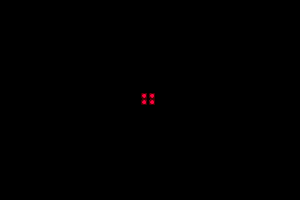
Frame 1 (no input)
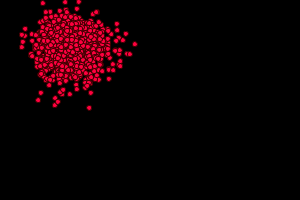
Frame 60 (the mouse pressed at the canvas centre just before this capture)
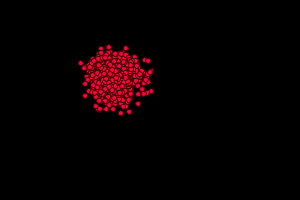
Frame 120 (the mouse held since frame 60 and released just before this capture)

The Processing sketch that drew these frames (run headless with seeded random() and noise(); from frame 60 on, the mouse is pressed at the canvas centre):

// Processing sketch: processing_172918
// ── processing_172918.pde

/* 
 Joan Soler-Adillon
 MUAD - UFP
 MÃƒ ster en Arts Digitals, UPF
 http://www.joan.cat/
 */


//...y CREAMOS UN OBJETO WALKER, al que llamamos wkr
Walker[] wkrs = new Walker[1000]; 

//inicializamos
void setup() {
  size(300, 200);
  //Inicializamos los Walkers: les enviamos los parÃƒÆ’Ã‚Â¡metros step y tamaÃƒÆ’Ã‚Â±o
  for (int i=0; i<wkrs.length;i++) {
    wkrs[i] = new Walker(2, 5,40,40);
  }
}

void draw() {
  background(0);
  //ejecutamos los walkers
  for (int i=0; i<wkrs.length;i++) {
    wkrs[i].run();
  }
}


///////////////////////////////////////////////////////////
//////////////////////////////////////////////////////////
/// CLASE WALKER

class Walker {
  //declaramos variables:
  float mySz, myStep;
  float myX, myY;
  float vx,vy;

  //Constructor: se ejecuta al crear la instancia del objeto
  Walker (int _st, int _sz, float _vx, float _vy) {
    myStep = _st;
    mySz = _sz;
    myX = width/2;
    myY = height/2;
    vx = _vx;
    vy = _vy;
  }

  //AquÃƒÆ’Ã‚Â no hay "draw", tenemos que crear una funciÃƒÆ’Ã‚Â³n de ejecuciÃƒÆ’Ã‚Â³n
  void run() {
    updatePosition();
    drawMe();
  }

  void updatePosition() {
    //creamos un random para cada direcciÃƒÆ’Ã‚Â³n:
    float randX = random(100);
    float randY = random(100);
    //en la X, si es mayor a 50, el walker va para la derecha
    if (randX >= 50) {
      //ve hacia la derecha
      myX += myStep;
    } // y si es menor, para la izquierda
    else {
      myX -= myStep;
      
      float distanceX = mouseX - myX;
      
      
      myX += distanceX/vx;
      
    }
    //y lo mismo para Y: si es mayor a 50, el walker va para abajo
    if (randY >= 50) {
      //ve hacia abajo
      myY += myStep;
    } // y si es menor, para arriba
    else {
      myY -= myStep;
      
      
      float distanceY = mouseY - myY;
      
     
      myY += distanceY/vy;
    }
    //y finalmente, mantenemos el walker dentro de la ventana con constrin
    myX = constrain(myX, 0, width);
    myY = constrain(myY, 0, height);
  }

  void drawMe() {
    //preparamos color
    //noStroke();
    stroke(64,0,0);
    fill(255, 0, 64);
    //dibujamos:
    ellipse(myX, myY, mySz, mySz);
  }
} 
